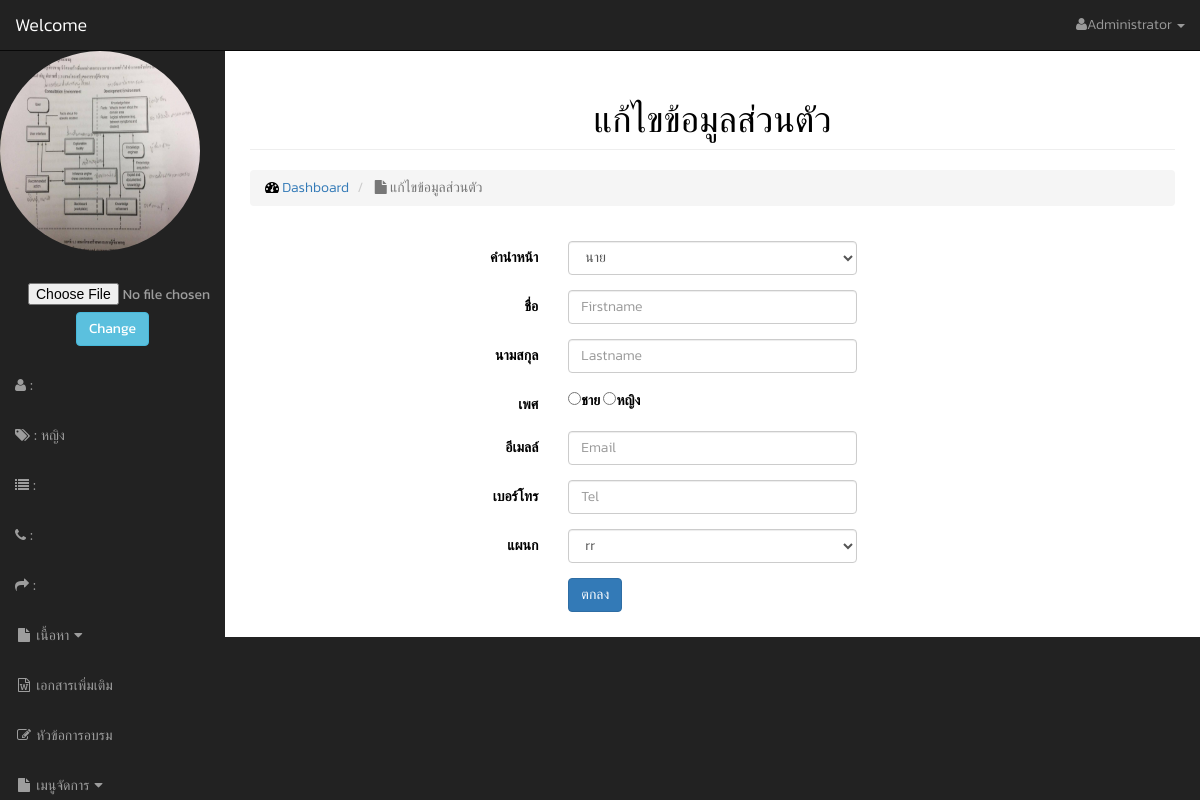
/editdata2.php (signed in), run on the app's committed database.
### tables this page shows
CREATE TABLE `stwuser` (
  `stwUser_id` int(10) UNSIGNED NOT NULL,
  `stwUsername` varchar(150) NOT NULL,
  `stwPassword` varchar(150) NOT NULL,
  `stwFirstname` varchar(150) NOT NULL,
  `stwLastname` varchar(150) NOT NULL,
  `stwEmail` varchar(254) NOT NULL,
  `stwTel` varchar(10) NOT NULL,
  `stwGender` tinyint(1) UNSIGNED NOT NULL,
  `stwActivate` tinyint(1) UNSIGNED NOT NULL,
  `stwDept_id` int(11) UNSIGNED NOT NULL,
  `stwStatus_id` int(11) UNSIGNED NOT NULL,
  `stwPrefix_id` int(11) UNSIGNED NOT NULL,
  `stwCreated_date` datetime NOT NULL,
  `stwRequest` tinyint(1) UNSIGNED NOT NULL,
  `stwProfileurl` varchar(250) DEFAULT 'Images/avatar.png	'
);

### editdata2.php (the view, shortened to what this page needs)
<!DOCTYPE html>
    <head>
        <?php include("head/head.php");
        ?>
    </head>
        <body>
            <div id="wrapper">
                <?php include("menu/menuUser.php"); ?>
        <div id="page-wrapper">
            <div class="container-fluid">
                <div class="row">
                    <div class="col-md-12">
                       <center> <h1 class="page-header">
                            แก้ไขข้อมูลส่วนตัว</h1> </center>
                        <ol class="breadcrumb">
                            <li>
                                <i class="fa fa-dashboard"></i>  <a href="user.php">Dashboard</a>
                            </li>
                            <li class="active">
                                <i class="fa fa-file"></i> แก้ไขข้อมูลส่วนตัว
                            </li>
                        </ol>
    <?php
    if(isset($_SESSION['ID'])){
    include("connect.php");
    $sql = "SELECT * FROM stwUser
                        WHERE stwUser_id = '".$_SESSION['ID']."' ";
    $query = mysqli_query($conn,$sql);
    $result=mysqli_fetch_array($query,MYSQLI_ASSOC);
     $Dep = $result['stwDept_id'];
    }
    ?>
<form class="form-horizontal" id="edit_user_form"
onsubmit="return edit_user_form1();">
          <div class="form-group">
                <label class="col-md-4 control-label" for="selectbasic">คำนำหน้า</label>
                    <div class="col-md-4">
                    <select  name="stwPrefix_id" class="form-control input-md">
                <option value="1" <?php if($result['stwPrefix_id'] == '1'){echo "selected='selected'";} ?> >นาย </option>
                </select>
                </div>
            </div>
            <div class="form-group">
                    <label class="col-md-4 control-label" for="fn">ชื่อ</label>
                <div class="col-md-4">
                    <input name="stwFirstname" type="text" placeholder="Firstname" class="form-control input-md" required="" value="<?php echo $result['stwFirstname']; ?>">
                </div>
            </div>
            <div class="form-group">
                    <label class="col-md-4 control-label" for="fn">นามสกุล</label>
                <div class="col-md-4">
                    <input  name="stwLastname" type="text" placeholder="Lastname" class="form-control input-md" required="" value="<?php echo $result["stwLastname"]; ?>">
                </div>
            </div>
<div class="form-group">
              <label class="col-md-4 control-label" for="fn">เพศ</label>
              <div class="col-md-4">
  <label><input type="radio" name="stwGender" value="1" <?php if($result['stwGender'] == '1'){echo "checked='checked'";} ?>>ชาย</label>
  <label><input type="radio" name="stwGender" value="2" <?php if($result['stwGender'] == '2'){echo "checked='checked'";} ?>>หญิง</label>
</div>
</div>
            <div class="form-group">
                    <label class="col-md-4 control-label" for="fn">อีเมลล์</label>
                <div class="col-md-4">
                    <input  name="stwEmail" type="email" placeholder="Email" class="form-control input-md" required=""  value="<?php echo $result["stwEmail"]; ?>"
                    id="Email">
                </div>
            </div>
            <div class="form-group">
                    <label class="col-md-4 control-label" for="fn">เบอร์โทร</label>
                <div class="col-md-4">
                    <input name="stwTel" type="text" placeholder="Tel" class="form-control input-md" required="" value="<?php echo $result['stwTel']; ?>" pattern="([0-9])+(?:-?\d){9,}" title="กรุณากรอกตัวเลข 10 ตัว">
                </div>
            </div>
            <div class="form-group">
                <label class="col-md-4 control-label" for="selectbasic">แผนก</label>
                    <div class="col-md-4">
                    <select  name="stwDept_id" class="form-control input-md">
              <?php
            $sql = "SELECT * FROM `stwDepartment` ";
            $result = mysqli_query($conn, $sql);
        while($row=mysqli_fetch_array($result,MYSQLI_ASSOC))
        {
          if ($Dep ==$row['stwDept_id']) {
              $sel= "selected";
          }else {
              $sel = "";
          }
          ?>
        <option value="<?php echo $row['stwDept_id'];?>" <?php echo $sel; ?>><?php echo $row['stwDept_name']; ?> </option>
        <?php }?>
                    </select>
                </div>
            </div>
            <div class="form-group">
                <label class="col-md-4 control-label" for="submit"></label>
                <div class="col-md-4">
            <button id="btnSubmit" name="submit" class="btn btn-primary" >ตกลง</button>
                </div>
            </div>
</form>
                    </div>
                </div>
            </div>
        </div>
    </div>
</body>
</html>

### menu/menuUser.php (shortened to what this page needs)
        <nav class="navbar navbar-inverse navbar-fixed-top" role="navigation">
            <div class="navbar-header">
                <a class="navbar-brand" href="index">Welcome</a>
            </div>
             <ul class="nav navbar-right top-nav">
             <?php
             if ($_SESSION['status']==1) {
                 $C = "Administrator";
             }else if ($_SESSION['status']==2) {
                 $C = "Super User";
             }else{
                $C= "User";
             }
             ?>
                <li class="dropdown">
                    <a href="#" class="dropdown-toggle" data-toggle="dropdown">
                    <i class="fa fa-user"></i><?php echo $C; ?> <b class="caret"></b>
                    </a>
                </li>
            </ul>
            <div class="collapse navbar-collapse navbar-ex1-collapse">
                <ul class="nav navbar-nav side-nav">
                    <li class="active">
<?php
    include ("connect.php");
    $sql ="SELECT * FROM stwUser WHERE stwUser_id = '".$_SESSION['ID']."' ";
    $result =mysqli_query($conn,$sql);
while($row = mysqli_fetch_array($result,MYSQLI_ASSOC))
{
echo '<p><img class="img-circle" width="200" height="200" border="2" src="'.$row['stwProfileurl'].'"></p>';
}
?>
</li>
<li>
  <a>
<form action="uploadPIC.php" method="post" enctype="multipart/form-data" name="addroom">
<input type="file" name="image" class="btn btnn-info" required ="">
<center><input type="submit" name="Submit" value="Change"  class="btn  btn-xl btn-info"/></center>
</form>
  </a>
</li>
<?php
        $sql = "SELECT stwUser.stwUser_id,stwUser.stwFirstname,stwUser.stwLastname,stwUser.stwGender,stwUser.stwTel,stwUser.stwEmail,stwPrefix.stwPrefix_name,
            stwDepartment.stwDept_name,stwUser.stwCreated_date
                FROM stwUser
                INNER JOIN stwDepartment
                ON stwUser.stwDept_id = stwDepartment.stwDept_id
                INNER JOIN stwPrefix
                ON stwUser.stwPrefix_id = stwPrefix.stwPrefix_id
                WHERE stwUser_id = '".$_SESSION['ID']."'";
    $query =mysqli_query($conn,$sql);
  $result =mysqli_fetch_array($query,MYSQLI_ASSOC);
  if ($result['stwGender']==1) {
                        $B = "ชาย";
                        }else {
                        $B = "หญิง";
                            }
?>
            <li>
               <a>
                <i class="fa fa-user"> : <?php echo $result['stwPrefix_name']." ".
                    $result['stwFirstname']." ".
                    $result['stwLastname']; ?>
                </i>
               </a>
            </li>
            <li>
                <a>
                   <i class="fa fa-tags" > : <?php echo $B ?> </i>
                </a>
            </li>
             <li>
                <a>
                   <i class="fa fa-list" > : <?php echo $result['stwDept_name']; ?> </i>
                </a>
            </li>
            <li>
                <a>
                   <i class="fa fa-phone" > : <?php echo $result['stwTel']; ?> </i>
                </a>
            </li>
            <li>
                <a>
                   <i class="fa fa-mail-forward" > : <?php echo $result['stwEmail']; ?> </i>
                </a>
            </li>
                     <li>
                        <a href="javascript:;" data-toggle="collapse" data-target="#demo"><i class="fa fa-fw fa-file""></i> เนื้อหา<i class="fa fa-fw fa-caret-down"></i></a>
                    </li>
                    <li>
                        <a href="File_upload"><i class="fa fa-fw fa-file-word-o"></i> เอกสารเพิ่มเติม</a>
                    </li>
                    <li>
                        <a href="Create"><i class="fa fa-fw fa-edit"></i> หัวข้อการอบรม</a>
                    </li>
                     <li>
                        <a href="javascript:;" data-toggle="collapse" data-target="#demo"><i class="fa fa-fw fa-file""></i> เมนูจัดการ<i class="fa fa-fw fa-caret-down"></i></a>
                    </li>
            </ul>
            </div>
        </nav>

### css/sb-admin.css (style rules this page uses)
* { box-sizing: border-box; margin: 0; padding: 0; font-weight: 300; }
body { font-family: 'Kanit', sans-serif; color: black; font-weight: 300; }
body { margin-top: 100px; background-color: #222; }
@media (min-width:768px) { body { margin-top: 50px; } }
#wrapper { padding-left: 0; }
#page-wrapper { width: 100%; padding: 0; background-color: #fff; }
@media (min-width:768px) { #wrapper { padding-left: 225px; } }
@media (min-width:768px) { #page-wrapper { padding: 10px; } }
.top-nav { padding: 0 15px; }
.top-nav>li { display: inline-block; float: left; }
.top-nav>li>a { padding-top: 15px; padding-bottom: 15px; line-height: 20px; color: #999; }
@media (min-width:768px) { .side-nav { position: fixed; top: 51px; left: 225px; width: 225px; margin-left: -225px; border: none; border-radius: 0; overflow-y: auto; background-color: #222; bottom: 0; overflow-x: hidden; padding-bottom: 40px; } }
@media (min-width:768px) { .side-nav>li>a { width: 225px; } }

### data on the page
stwuser: stwProfileurl (picture), stwGender "☐ ชาย", stwGender "☐ หญิง"

### other printed values
$C "Administrator"
$B "หญิง"
form field stwDept_id "rr"
